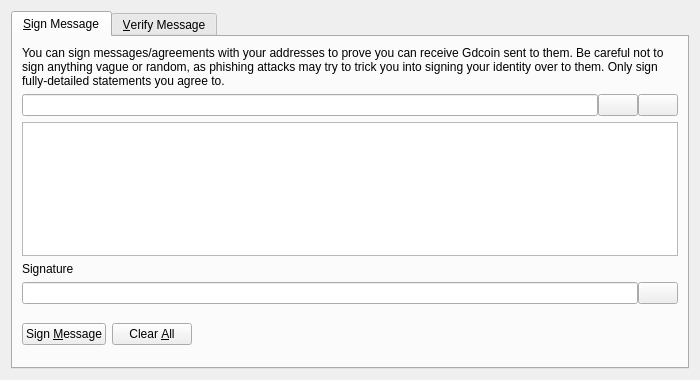
<?xml version="1.0" encoding="UTF-8"?>
<ui version="4.0">
 <class>SignVerifyMessageDialog</class>
 <widget class="QDialog" name="SignVerifyMessageDialog">
  <property name="geometry">
   <rect>
    <x>0</x>
    <y>0</y>
    <width>700</width>
    <height>380</height>
   </rect>
  </property>
  <property name="windowTitle">
   <string>Signatures - Sign / Verify a Message</string>
  </property>
  <property name="modal">
   <bool>true</bool>
  </property>
  <layout class="QVBoxLayout" name="verticalLayout">
   <item>
    <widget class="QTabWidget" name="tabWidget">
     <property name="currentIndex">
      <number>0</number>
     </property>
     <widget class="QWidget" name="tabSignMessage">
      <attribute name="title">
       <string>&amp;Sign Message</string>
      </attribute>
      <layout class="QVBoxLayout" name="verticalLayout_SM">
       <item>
        <widget class="QLabel" name="infoLabel_SM">
         <property name="text">
          <string>You can sign messages/agreements with your addresses to prove you can receive Gdcoin sent to them. Be careful not to sign anything vague or random, as phishing attacks may try to trick you into signing your identity over to them. Only sign fully-detailed statements you agree to.</string>
         </property>
         <property name="textFormat">
          <enum>Qt::PlainText</enum>
         </property>
         <property name="wordWrap">
          <bool>true</bool>
         </property>
        </widget>
       </item>
       <item>
        <layout class="QHBoxLayout" name="horizontalLayout_1_SM">
         <property name="spacing">
          <number>0</number>
         </property>
         <item>
          <widget class="QValidatedLineEdit" name="addressIn_SM">
           <property name="toolTip">
            <string>The Gdcoin address to sign the message with</string>
           </property>
          </widget>
         </item>
         <item>
          <widget class="QPushButton" name="addressBookButton_SM">
           <property name="toolTip">
            <string>Choose previously used address</string>
           </property>
           <property name="text">
            <string/>
           </property>
           <property name="shortcut">
            <string>Alt+A</string>
           </property>
           <property name="autoDefault">
            <bool>false</bool>
           </property>
          </widget>
         </item>
         <item>
          <widget class="QPushButton" name="pasteButton_SM">
           <property name="toolTip">
            <string>Paste address from clipboard</string>
           </property>
           <property name="text">
            <string/>
           </property>
           <property name="shortcut">
            <string>Alt+P</string>
           </property>
           <property name="autoDefault">
            <bool>false</bool>
           </property>
          </widget>
         </item>
        </layout>
       </item>
       <item>
        <widget class="QPlainTextEdit" name="messageIn_SM">
         <property name="toolTip">
          <string>Enter the message you want to sign here</string>
         </property>
        </widget>
       </item>
       <item>
        <widget class="QLabel" name="signatureLabel_SM">
         <property name="text">
          <string>Signature</string>
         </property>
         <property name="textFormat">
          <enum>Qt::PlainText</enum>
         </property>
        </widget>
       </item>
       <item>
        <layout class="QHBoxLayout" name="horizontalLayout_2_SM">
         <property name="spacing">
          <number>0</number>
         </property>
         <item>
          <widget class="QLineEdit" name="signatureOut_SM">
           <property name="font">
            <font>
             <italic>true</italic>
            </font>
           </property>
           <property name="readOnly">
            <bool>true</bool>
           </property>
          </widget>
         </item>
         <item>
          <widget class="QPushButton" name="copySignatureButton_SM">
           <property name="toolTip">
            <string>Copy the current signature to the system clipboard</string>
           </property>
           <property name="text">
            <string/>
           </property>
           <property name="autoDefault">
            <bool>false</bool>
           </property>
          </widget>
         </item>
        </layout>
       </item>
       <item>
        <layout class="QHBoxLayout" name="horizontalLayout_3_SM">
         <item>
          <widget class="QPushButton" name="signMessageButton_SM">
           <property name="toolTip">
            <string>Sign the message to prove you own this Gdcoin address</string>
           </property>
           <property name="text">
            <string>Sign &amp;Message</string>
           </property>
           <property name="autoDefault">
            <bool>false</bool>
           </property>
          </widget>
         </item>
         <item>
          <widget class="QPushButton" name="clearButton_SM">
           <property name="toolTip">
            <string>Reset all sign message fields</string>
           </property>
           <property name="text">
            <string>Clear &amp;All</string>
           </property>
           <property name="autoDefault">
            <bool>false</bool>
           </property>
          </widget>
         </item>
         <item>
          <spacer name="horizontalSpacer_1_SM">
           <property name="orientation">
            <enum>Qt::Horizontal</enum>
           </property>
           <property name="sizeHint" stdset="0">
            <size>
             <width>40</width>
             <height>48</height>
            </size>
           </property>
          </spacer>
         </item>
         <item>
          <widget class="QLabel" name="statusLabel_SM">
           <property name="font">
            <font>
             <weight>75</weight>
             <bold>true</bold>
            </font>
           </property>
           <property name="text">
            <string/>
           </property>
           <property name="wordWrap">
            <bool>true</bool>
           </property>
          </widget>
         </item>
         <item>
          <spacer name="horizontalSpacer_2_SM">
           <property name="orientation">
            <enum>Qt::Horizontal</enum>
           </property>
           <property name="sizeHint" stdset="0">
            <size>
             <width>40</width>
             <height>48</height>
            </size>
           </property>
          </spacer>
         </item>
        </layout>
       </item>
      </layout>
     </widget>
     <widget class="QWidget" name="tabVerifyMessage">
      <attribute name="title">
       <string>&amp;Verify Message</string>
      </attribute>
      <layout class="QVBoxLayout" name="verticalLayout_VM">
       <item>
        <widget class="QLabel" name="infoLabel_VM">
         <property name="text">
          <string>Enter the receiver's address, message (ensure you copy line breaks, spaces, tabs, etc. exactly) and signature below to verify the message. Be careful not to read more into the signature than what is in the signed message itself, to avoid being tricked by a man-in-the-middle attack. Note that this only proves the signing party receives with the address, it cannot prove sendership of any transaction!</string>
         </property>
         <property name="textFormat">
          <enum>Qt::PlainText</enum>
         </property>
         <property name="alignment">
          <set>Qt::AlignLeading|Qt::AlignLeft|Qt::AlignTop</set>
         </property>
         <property name="wordWrap">
          <bool>true</bool>
         </property>
        </widget>
       </item>
       <item>
        <layout class="QHBoxLayout" name="horizontalLayout_1_VM">
         <property name="spacing">
          <number>0</number>
         </property>
         <item>
          <widget class="QValidatedLineEdit" name="addressIn_VM">
           <property name="toolTip">
            <string>The Gdcoin address the message was signed with</string>
           </property>
          </widget>
         </item>
         <item>
          <widget class="QPushButton" name="addressBookButton_VM">
           <property name="toolTip">
            <string>Choose previously used address</string>
           </property>
           <property name="text">
            <string/>
           </property>
           <property name="shortcut">
            <string>Alt+A</string>
           </property>
           <property name="autoDefault">
            <bool>false</bool>
           </property>
          </widget>
         </item>
        </layout>
       </item>
       <item>
        <widget class="QPlainTextEdit" name="messageIn_VM"/>
       </item>
       <item>
        <widget class="QValidatedLineEdit" name="signatureIn_VM"/>
       </item>
       <item>
        <layout class="QHBoxLayout" name="horizontalLayout_2_VM">
         <item>
          <widget class="QPushButton" name="verifyMessageButton_VM">
           <property name="toolTip">
            <string>Verify the message to ensure it was signed with the specified Gdcoin address</string>
           </property>
           <property name="text">
            <string>Verify &amp;Message</string>
           </property>
           <property name="autoDefault">
            <bool>false</bool>
           </property>
          </widget>
         </item>
         <item>
          <widget class="QPushButton" name="clearButton_VM">
           <property name="toolTip">
            <string>Reset all verify message fields</string>
           </property>
           <property name="text">
            <string>Clear &amp;All</string>
           </property>
           <property name="autoDefault">
            <bool>false</bool>
           </property>
          </widget>
         </item>
         <item>
          <spacer name="horizontalSpacer_1_VM">
           <property name="orientation">
            <enum>Qt::Horizontal</enum>
           </property>
           <property name="sizeHint" stdset="0">
            <size>
             <width>40</width>
             <height>48</height>
            </size>
           </property>
          </spacer>
         </item>
         <item>
          <widget class="QLabel" name="statusLabel_VM">
           <property name="font">
            <font>
             <weight>75</weight>
             <bold>true</bold>
            </font>
           </property>
           <property name="text">
            <string/>
           </property>
           <property name="wordWrap">
            <bool>true</bool>
           </property>
          </widget>
         </item>
         <item>
          <spacer name="horizontalSpacer_2_VM">
           <property name="orientation">
            <enum>Qt::Horizontal</enum>
           </property>
           <property name="sizeHint" stdset="0">
            <size>
             <width>40</width>
             <height>48</height>
            </size>
           </property>
          </spacer>
         </item>
        </layout>
       </item>
      </layout>
     </widget>
    </widget>
   </item>
  </layout>
 </widget>
 <customwidgets>
  <customwidget>
   <class>QValidatedLineEdit</class>
   <extends>QLineEdit</extends>
   <header>qvalidatedlineedit.h</header>
  </customwidget>
 </customwidgets>
 <resources>
  <include location="../gdcoin.qrc"/>
 </resources>
 <connections/>
</ui>
